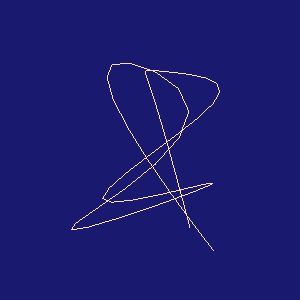

Python code for this plot:
#!/usr/bin/env python

# Render a single vtkParametricSpline surface, centered and
# normalized to fit the viewport.  The spline interpolates 10
# random 3-D points generated with a fixed seed.

# Factory overrides: importing these modules registers the OpenGL rendering
# and interaction style implementations for vtkRenderingCore factory classes.
import vtkmodules.vtkInteractionStyle  # noqa: F401
import vtkmodules.vtkRenderingOpenGL2  # noqa: F401
# VTK pipeline classes used in this example
from vtkmodules.vtkCommonComputationalGeometry import vtkParametricSpline
from vtkmodules.vtkCommonCore import (
    vtkMinimalStandardRandomSequence,
    vtkPoints,
)
from vtkmodules.vtkFiltersSources import vtkParametricFunctionSource
from vtkmodules.vtkRenderingCore import (
    vtkActor,
    vtkPolyDataMapper,
    vtkRenderWindow,
    vtkRenderWindowInteractor,
    vtkRenderer,
)

# Colors (normalized RGB)
navajo_white_rgb = (1.0, 0.871, 0.678)
midnight_blue_rgb = (0.098, 0.098, 0.439)

# Parametric function: define a spline through 10 random control points
parametric_fn = vtkParametricSpline()
spline_points = vtkPoints()
rng = vtkMinimalStandardRandomSequence()
rng.SetSeed(8775070)
for _ in range(10):
    xyz = [0.0] * 3
    for j in range(3):
        xyz[j] = rng.GetRangeValue(-1.0, 1.0)
        rng.Next()
    spline_points.InsertNextPoint(xyz)
parametric_fn.SetPoints(spline_points)

# Source: sample the parametric function to produce polygonal output
source = vtkParametricFunctionSource()
source.SetParametricFunction(parametric_fn)
source.SetUResolution(51)
source.SetVResolution(51)
source.SetWResolution(51)
source.Update()

# Normalize: scale and center the surface to fit the viewport
bounds = source.GetOutput().GetBounds()
max_dim = max(bounds[1] - bounds[0], bounds[3] - bounds[2], bounds[5] - bounds[4])
scale = 3.0 / max_dim if max_dim > 0 else 1.0
cx = (bounds[0] + bounds[1]) / 2.0
cy = (bounds[2] + bounds[3]) / 2.0
cz = (bounds[4] + bounds[5]) / 2.0

# Mapper: map polygon data to graphics primitives
mapper = vtkPolyDataMapper()
mapper.SetInputConnection(source.GetOutputPort())
# Actor: position and scale the mapped geometry
actor = vtkActor()
actor.SetMapper(mapper)
actor.GetProperty().SetColor(navajo_white_rgb)
actor.SetScale(scale, scale, scale)
actor.SetPosition(-cx * scale, -cy * scale, -cz * scale)

# Renderer: assemble the scene and configure the camera
renderer = vtkRenderer()
renderer.AddActor(actor)
renderer.SetBackground(midnight_blue_rgb)

# Window
render_window = vtkRenderWindow()
render_window.AddRenderer(renderer)
render_window.SetWindowName("parametric object spline")
render_window.SetMultiSamples(0)
render_window.SetSize(300, 300)

# Interactor
render_window_interactor = vtkRenderWindowInteractor()
render_window_interactor.SetRenderWindow(render_window)

# Scene: configure the camera
renderer.ResetCamera()

render_window_interactor.Initialize()
render_window_interactor.Start()
